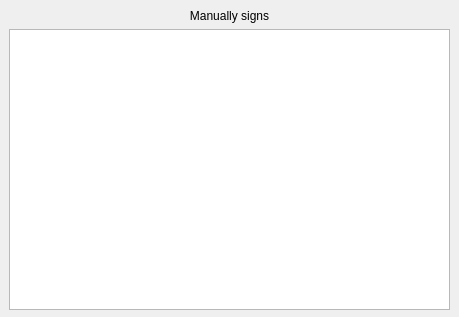
<?xml version="1.0" encoding="UTF-8"?>
<ui version="4.0">
 <class>Form</class>
 <widget class="QWidget" name="Form">
  <property name="geometry">
   <rect>
    <x>0</x>
    <y>0</y>
    <width>459</width>
    <height>317</height>
   </rect>
  </property>
  <property name="windowTitle">
   <string>Form</string>
  </property>
  <widget class="QWidget" name="verticalLayoutWidget">
   <property name="geometry">
    <rect>
     <x>9</x>
     <y>9</y>
     <width>441</width>
     <height>301</height>
    </rect>
   </property>
   <layout class="QVBoxLayout" name="verticalLayout">
    <item>
     <widget class="QLabel" name="label">
      <property name="styleSheet">
       <string notr="true">font: 20pt &quot;Times New Roman&quot;;</string>
      </property>
      <property name="text">
       <string>Manually signs</string>
      </property>
      <property name="alignment">
       <set>Qt::AlignCenter</set>
      </property>
     </widget>
    </item>
    <item>
     <widget class="QTableView" name="tableView"/>
    </item>
   </layout>
  </widget>
 </widget>
 <resources/>
 <connections/>
</ui>
